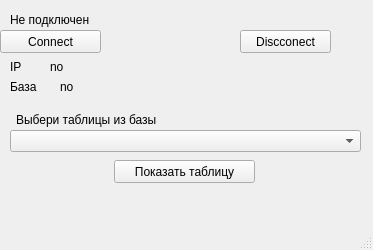
<?xml version="1.0" encoding="UTF-8"?>
<ui version="4.0">
 <class>MainWindow</class>
 <widget class="QMainWindow" name="MainWindow">
  <property name="geometry">
   <rect>
    <x>0</x>
    <y>0</y>
    <width>373</width>
    <height>250</height>
   </rect>
  </property>
  <property name="windowTitle">
   <string>MainWindow</string>
  </property>
  <widget class="QWidget" name="centralwidget">
   <widget class="QLabel" name="label">
    <property name="geometry">
     <rect>
      <x>10</x>
      <y>10</y>
      <width>321</width>
      <height>20</height>
     </rect>
    </property>
    <property name="text">
     <string>Не подключен</string>
    </property>
   </widget>
   <widget class="QPushButton" name="pushButton">
    <property name="geometry">
     <rect>
      <x>0</x>
      <y>30</y>
      <width>101</width>
      <height>23</height>
     </rect>
    </property>
    <property name="text">
     <string>Connect</string>
    </property>
   </widget>
   <widget class="QPushButton" name="pushButton_2">
    <property name="geometry">
     <rect>
      <x>240</x>
      <y>30</y>
      <width>91</width>
      <height>23</height>
     </rect>
    </property>
    <property name="text">
     <string>Discconect</string>
    </property>
   </widget>
   <widget class="QLabel" name="label_2">
    <property name="geometry">
     <rect>
      <x>10</x>
      <y>60</y>
      <width>47</width>
      <height>13</height>
     </rect>
    </property>
    <property name="text">
     <string>IP</string>
    </property>
   </widget>
   <widget class="QLabel" name="label_3">
    <property name="geometry">
     <rect>
      <x>50</x>
      <y>60</y>
      <width>47</width>
      <height>13</height>
     </rect>
    </property>
    <property name="text">
     <string>no</string>
    </property>
   </widget>
   <widget class="QLabel" name="label_4">
    <property name="geometry">
     <rect>
      <x>10</x>
      <y>80</y>
      <width>47</width>
      <height>13</height>
     </rect>
    </property>
    <property name="text">
     <string>База</string>
    </property>
   </widget>
   <widget class="QLabel" name="label_5">
    <property name="geometry">
     <rect>
      <x>60</x>
      <y>80</y>
      <width>47</width>
      <height>13</height>
     </rect>
    </property>
    <property name="text">
     <string>no</string>
    </property>
   </widget>
   <widget class="QComboBox" name="comboBox">
    <property name="geometry">
     <rect>
      <x>10</x>
      <y>130</y>
      <width>351</width>
      <height>22</height>
     </rect>
    </property>
   </widget>
   <widget class="QLabel" name="label_6">
    <property name="geometry">
     <rect>
      <x>16</x>
      <y>110</y>
      <width>341</width>
      <height>20</height>
     </rect>
    </property>
    <property name="text">
     <string>Выбери таблицы из базы</string>
    </property>
   </widget>
   <widget class="QPushButton" name="pushButton_3">
    <property name="geometry">
     <rect>
      <x>114</x>
      <y>160</y>
      <width>141</width>
      <height>23</height>
     </rect>
    </property>
    <property name="text">
     <string>Показать таблицу</string>
    </property>
   </widget>
  </widget>
  <widget class="QMenuBar" name="menubar">
   <property name="geometry">
    <rect>
     <x>0</x>
     <y>0</y>
     <width>373</width>
     <height>21</height>
    </rect>
   </property>
  </widget>
  <widget class="QStatusBar" name="statusbar"/>
 </widget>
 <resources/>
 <connections/>
</ui>
